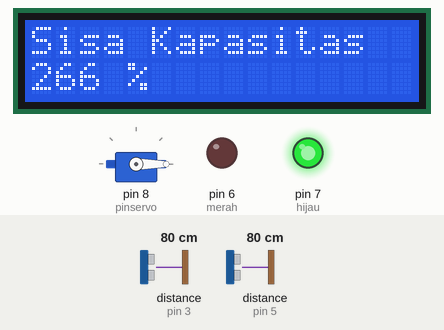
Simulated run of this sketch. Board: Arduino Uno, built with avr-gcc and run on an emulated ATmega328P. Parts: servo, 16×2 character LCD, output pins drawn as LEDs (lit = HIGH). Wiring (inferred from the names in the program): 2 × ultrasonic range finder: trigger pin 2, echo pin 3 / trigger pin 4, echo pin 5. The inputs (shaded band) are chosen by the test bench; at power-on: distance to the obstacle (sensors on pin 5, pin 3) 80 cm. The echo pulse lasts 58.3 µs per cm; the audio player accepts every command and is not drawn; pins used as bus, display or sensor lines are not drawn; what the sketch prints to the serial monitor is not drawn.

Above: at 2.2 s.
2.3 s: distance to the obstacle (sensor on pin 5) set to 2 cm
At 3.5 s:
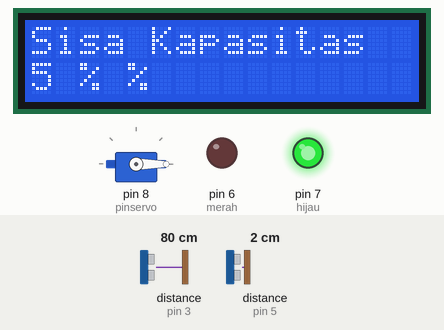
3.8 s: distance to the obstacle (sensor on pin 3) set to 16 cm
5.3 s: distance to the obstacle (sensor on pin 3) set to 12 cm
At 6.5 s:
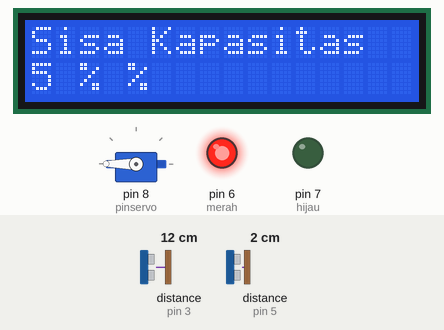
6.8 s: distance to the obstacle (sensor on pin 5) set to 35 cm
At 10.2 s:
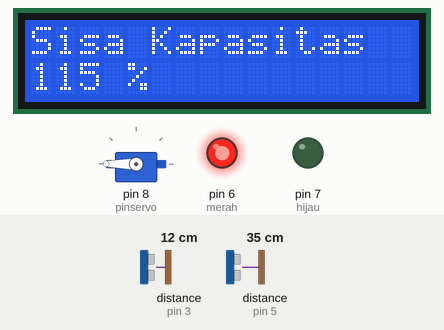
Timing chart, 0 to 10.8 s (numbered marks = the images above; inputs shaded):
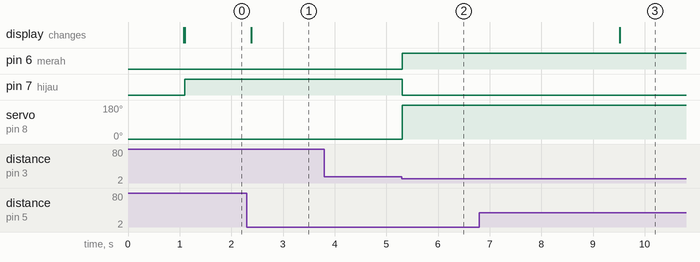

The sketch:

program.ino
```cpp
#define merah 6 //pin LED Merah
#define hijau 7 // pin LED Hijau
#define trig 4  //
#define echo 5
#define trig2 2
#define echo2 3
#define pinservo 8

#include<Servo.h>
#include<LiquidCrystal_I2C.h>
#include<DFPlayer_Mini_Mp3.h> // untuk bisa menggunakan df player mini
#include<SoftwareSerial.h> // untuk menggunakan pin serial.

Servo servo;
LiquidCrystal_I2C lcd (0x27,16,2); // alamat lcd 0x27 dan ukuran 16x2
void setup() {
  Serial.begin(9600);
  pinMode(merah,OUTPUT);
  pinMode(hijau,OUTPUT);
  pinMode(trig,OUTPUT);
  pinMode(echo,INPUT);
  pinMode(trig2,OUTPUT);
  pinMode(echo2,INPUT);
  servo.attach(pinservo);

  servo.write(0);// membuat servo di sudut 0 derajat
  lcd.init();  // untuk mulai menggunakan lcd.
  lcd.backlight(); // menghidupkan backlight lcd
  delay(1000);  // jeda 1000 mili sekon atau 1 detik
  lcd.print("Sisa Kapasitas"); // untuk memprint di baris pertama lcd
  mp3_set_serial(Serial); // untuk bisa menggunakan pin serial.
  mp3_set_volume(30); // menset volume maksimal . Rentang volume adalah 0 sampai 30

}

void loop() {

    digitalWrite(trig,LOW);
    delayMicroseconds(2);
    digitalWrite(trig,HIGH);
    delayMicroseconds(10);
    digitalWrite(trig,LOW);

    float durasi,jarak,durasi2,jarak2;

    durasi=pulseIn(echo,HIGH);
    jarak=durasi/58.2;

    digitalWrite(trig2,LOW);
    delayMicroseconds(2);
    digitalWrite(trig2,HIGH);
    delayMicroseconds(10);
    digitalWrite(trig2,LOW);

    durasi2=pulseIn(echo2,HIGH);
    jarak2=durasi2/58.2;

    Serial.print("jarak 1 :");
    Serial.println(jarak);
    Serial.print("jarak 2 : ");
    Serial.println(jarak2);

    unsigned int x;
    x=jarak*100/30; // untuk menampung nilai kapasitas tersisa pada tempat sampah.

    lcd.setCursor(0,1); // untuk menset tulisan di kolom ke 0 dan baris 1
    lcd.print(x);
    lcd.print(" %");

  if(jarak2<15){
    digitalWrite(hijau,LOW);
    digitalWrite(merah,HIGH);
    servo.write(180);
    mp3_play(1); //memainkan lagu pertama pada micro sd
    delay(4000); // jeda 4 detik karena lagunya sekitar 3 detik.
  }
  else{ // jika jarak2 lebih dari 15 cm servo akan kembali ke posisi semula.
    digitalWrite(merah,LOW);
    digitalWrite(hijau,HIGH);
    servo.write(-180);
  }
  delay(200);
}
```

Measured:
- the behaviour switches between 15 and 14 cm on distance to the obstacle (sensor on pin 3) (found by bisection; images 1 and 2)
- after the input at 2.3 s, the display: changes after 0.09 s (image 1)
- after the input at 3.8 s, every drawn part: stays the same
- after the input at 5.3 s, pin 6 (merah): LOW → HIGH at once; pin 7 (hijau): HIGH → LOW at once; servo on pin 8 (pinservo): 0° → 180° at once
- after the input at 6.8 s, the display: changes after 2.7 s (image 3)
